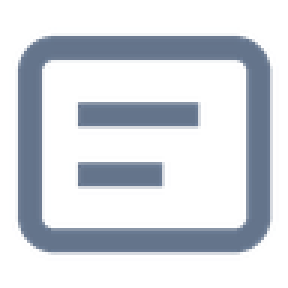
#> input picture miniprogram/assets/tabbar/card.png, 96 x 96 px, found by its file name (shown 3 times larger); its folder holds 4 pictures in this run
$ python preview_tab_icons.py
#> lines starting #> are read from the running program, lines starting #| are printed output that depends on the picture
# -*- coding: utf-8 -*-
"""把 8 张图标拼到白底预览图供人工验收"""
from PIL import Image
import os
OUT = r"D:/极空间双向/#个人/我的代码/Ncard/miniprogram/assets/tabbar"
names = ["card", "stack", "team", "user"]
sheet = Image.new("RGB", (96*4, 96*2), "white")
#> sheet: PIL image 384x192 RGB; every value is 255
for row, suffix in enumerate(["", "-active"]):
    for col, n in enumerate(names):
        im = Image.open(os.path.join(OUT, f"{n}{suffix}.png")).convert("RGBA")
#> im is the input picture: PIL image 96x96 RGBA; mean R, G, B, A 39.5, 52.2, 62.3, 74.3
        sheet.paste(im, (col*96, row*96), im)
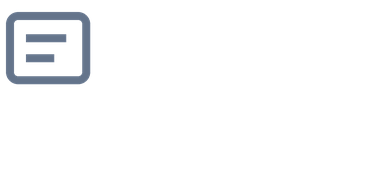
#> sheet: PIL image 384x192 RGB; mean R, G, B 249.4, 250, 250.8
#> (the run stopped early here; a loop or call above may not have finished)
